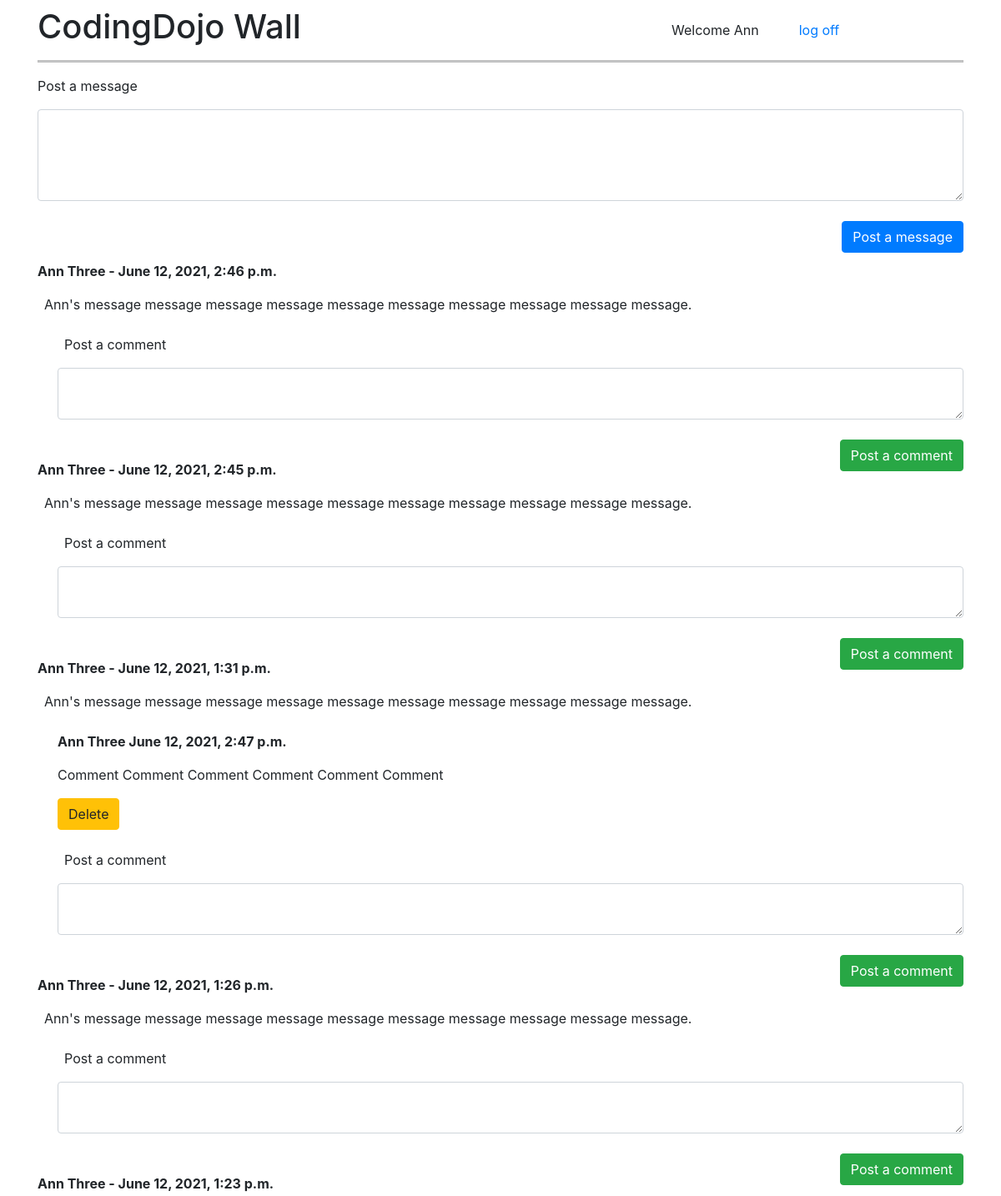
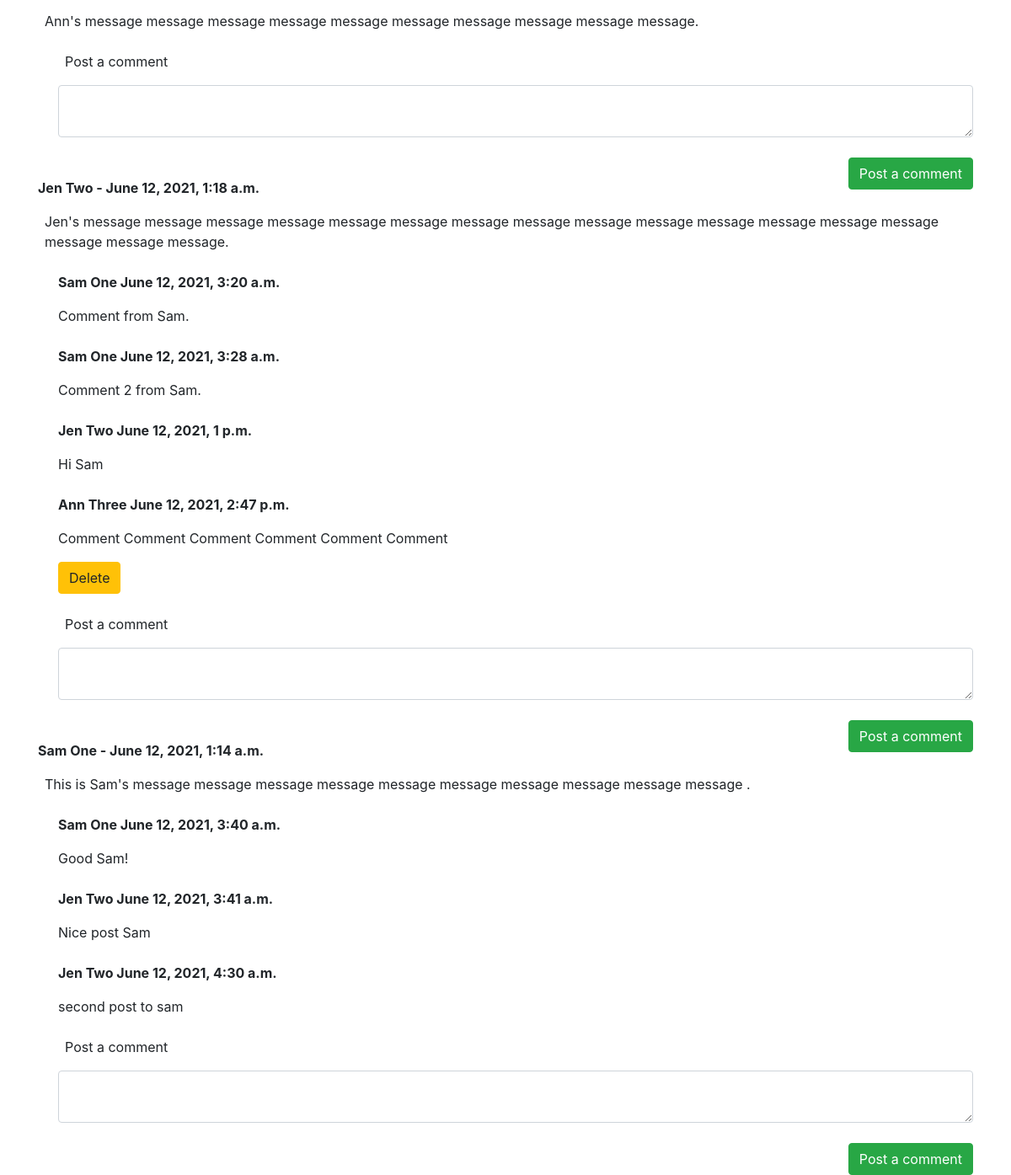
The page /wall/ (signed in) on the database its author committed (2 pictures, top to bottom).
### login_app/models.py (models this page shows)
class User(models.Model):
    first_name= models.CharField(max_length=50)
    last_name= models.CharField(max_length=50)
    birthday= models.DateTimeField()
    email= models.CharField(max_length=100, unique=True)
    password= models.CharField(max_length=60)
    created_at= models.DateTimeField(auto_now_add=True)
    updated_at= models.DateTimeField(auto_now=True)
    objects = UserManager()

### wall_app/models.py (models this page shows)
class Message(models.Model):
    message= models.TextField()
    user= models.ForeignKey('login_app.User', related_name="messages", on_delete=models.CASCADE)
    created_at= models.DateTimeField(auto_now_add=True)
    updated_at= models.DateTimeField(auto_now=True)

class Comment(models.Model):
    comment= models.TextField()
    message= models.ForeignKey(Message, related_name="comments", on_delete=models.CASCADE)
    user= models.ForeignKey('login_app.User', related_name="comments", on_delete=models.CASCADE)
    created_at= models.DateTimeField(auto_now_add=True)
    updated_at= models.DateTimeField(auto_now=True)

### wall_app/views.py (the view)
# urls.py: path('', views.index),
def index(request):
    if 'user_id' not in request.session:
        return redirect('/')
    context={
        'user': User.objects.get(id= request.session['user_id']),
        'messages': Message.objects.all().order_by('-created_at'),
        'comments': Comment.objects.all().order_by('created_at')
    }
    return render(request, 'wall.html', context)

### wall_app/templates/wall.html (shortened to what this page needs)
<!DOCTYPE html>
<html lang="en">
    <head>
        <link href="https://cdn.jsdelivr.net/npm/bootstrap@5.0.1/dist/css/bootstrap.min.css" rel="stylesheet">
        <link rel="stylesheet" href="https://stackpath.bootstrapcdn.com/bootstrap/4.5.2/css/bootstrap.min.css">
    </head>
    <body>
        <div class="container">
            <div class="row">
                <div class="col-8">
                <h1 class="my-2">CodingDojo Wall</h1>
                </div>
                <div class="col-4 d-flex">
                <p class="mt-4">Welcome {{request.session.first_name}}</p>
                <a class="text-decoration ml-5 mt-4" href="/">log off</a>
                </div>
            </div>
            <hr style="border: black solid 1px" class="mt-2">
            <form action="/wall/message" method="POST">
                <p for="">Post a message</p>
                <textarea name="message" class="form-control" rows="4"></textarea><br>
                <input class="btn btn-primary float-right" type="submit" value="Post a message">
            </form>
            <div class="mt-5">
                {% for message in messages %}
                    <p class="fw-bold">{{message.user.first_name}} {{message.user.last_name}} - {{message.created_at}}</p>
                    <p class="ml-2">{{message.message}}</p>
                    {% for comment in message.comments.all %}
                        <p class="ml-4 mt-4 fw-bolder">{{comment.user.first_name}} {{comment.user.last_name}} {{comment.created_at}}</p>
                        <p class="ml-4">{{comment.comment}}</p>
                        {% if comment.user.id == user.id %}
                        <form action="/wall/delete" method="POST">
                            <input type="submit" class="btn btn-warning ml-4" value="Delete">
                        </form>
                        {% endif %}
                    {% endfor %}
                    <form class="ml-4 mb-4" action="/wall/comment" method="POST">
                        <p class="ml-2 mt-4" for="">Post a comment</p>
                        <textarea name="comment" class="form-control" rows="2"></textarea><br>
                        <input type="submit" class="btn btn-success float-right" value="Post a comment">
                    </form>
                {% endfor %}
            </div>
        </div>
    </body>
</html>

### rows shown on the page
User: session.first_name "Ann"
Message: user.first_name "Ann", user.last_name "Three", created_at "June 12, 2021, 2:46 p.m.", message "Ann's message message message message message message message message message message."
Message: user.first_name "Ann", user.last_name "Three", created_at "June 12, 2021, 2:45 p.m.", message "Ann's message message message message message message message message message message."
Message: user.first_name "Ann", user.last_name "Three", created_at "June 12, 2021, 1:31 p.m.", message "Ann's message message message message message message message message message message."
Comment: user.first_name "Ann", user.last_name "Three", created_at "June 12, 2021, 2:47 p.m.", comment "Comment Comment Comment Comment Comment Comment"
Message: user.first_name "Ann", user.last_name "Three", created_at "June 12, 2021, 1:26 p.m.", message "Ann's message message message message message message message message message message."
Message: user.first_name "Ann", user.last_name "Three", created_at "June 12, 2021, 1:23 p.m.", message "Ann's message message message message message message message message message message."
Message: user.first_name "Jen", user.last_name "Two", created_at "June 12, 2021, 1:18 a.m.", message "Jen's message message message message message message message message message message message message message message message message message."
Comment: user.first_name "Sam", user.last_name "One", created_at "June 12, 2021, 3:20 a.m.", comment "Comment from Sam."
Comment: user.first_name "Sam", user.last_name "One", created_at "June 12, 2021, 3:28 a.m.", comment "Comment 2 from Sam."
Comment: user.first_name "Jen", user.last_name "Two", created_at "June 12, 2021, 1 p.m.", comment "Hi Sam"
Comment: user.first_name "Ann", user.last_name "Three", created_at "June 12, 2021, 2:47 p.m.", comment "Comment Comment Comment Comment Comment Comment"
Message: user.first_name "Sam", user.last_name "One", created_at "June 12, 2021, 1:14 a.m.", message "This is Sam's message message message message message message message message message message ."
Comment: user.first_name "Sam", user.last_name "One", created_at "June 12, 2021, 3:40 a.m.", comment "Good Sam!"
Comment: user.first_name "Jen", user.last_name "Two", created_at "June 12, 2021, 3:41 a.m.", comment "Nice post Sam"
Comment: user.first_name "Jen", user.last_name "Two", created_at "June 12, 2021, 4:30 a.m.", comment "second post to sam"
